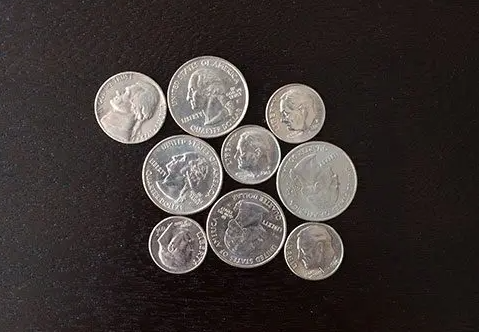
#> input picture app/segmentation/watershed test/coins2.png, 479 x 332 px
$ python general_algorithm.py
#> lines starting #> are read from the running program, lines starting #| are printed output that depends on the picture; after the words box and inside, x2 and y2 are one past the last pixel; in counts of white or black regions, pixels touching at a corner belong together
import cv2
import matplotlib.pyplot as plt
import numpy as np

def watershed_segmentation(image_path,
                           blur_kernel_size=(5, 5),
                           morph_kernel_size=(3, 3),
                           morph_iterations=2,
                           distance_threshold=0.7,
                           adaptive_threshold=False,
                           closing_operation=True,
                           dilate_iterations=3,
                           invert_background=True):
    """
    Função para segmentação de imagens usando o algoritmo Watershed.

    Parâmetros:
    - image_path (str): Caminho para a imagem.
    - blur_kernel_size (tuple): Tamanho do kernel para o filtro Gaussiano.
    - morph_kernel_size (tuple): Tamanho do kernel para operações morfológicas.
    - morph_iterations (int): Número de iterações para operações morfológicas.
    - distance_threshold (float): Fator para limiarização da transformada de distância.
    - adaptive_threshold (bool): Usa limiarização adaptativa se True, senão usa Otsu.
    - closing_operation (bool): Aplica fechamento (MORPH_CLOSE) se True, abertura se False.
    - dilate_iterations (int): Número de iterações na dilatação do fundo.
    - invert_background (bool): Inverte imagem se fundo for claro.
    """
#> called with image_path = 'coins2.png', blur_kernel_size = (5, 5), morph_kernel_size = (3, 3), morph_iterations = 2, distance_threshold = 0.7, adaptive_threshold = False, closing_operation = True, dilate_iterations = 3

    # Lê a imagem
    image = cv2.imread(image_path)
#> image is the input picture: shape (332, 479, 3); mean B, G, R 54.1, 56, 63

    # Converte a imagem de BGR para RGB
    image_rgb = cv2.cvtColor(image, cv2.COLOR_BGR2RGB)

    # Converte para escala de cinza
    gray = cv2.cvtColor(image, cv2.COLOR_BGR2GRAY)

    # Inverte fundo claro se necessário
    if invert_background and np.mean(gray) > 127:
        gray = cv2.bitwise_not(gray)

    # Remove ruídos com filtro Gaussiano
    blur = cv2.GaussianBlur(gray, blur_kernel_size, 0)

    # Limiarização adaptativa ou Otsu
    if adaptive_threshold:
        binary = cv2.adaptiveThreshold(blur, 255,
                                       cv2.ADAPTIVE_THRESH_GAUSSIAN_C,
                                       cv2.THRESH_BINARY_INV, 11, 2)
    else:
        _, binary = cv2.threshold(blur, 0, 255, cv2.THRESH_BINARY + cv2.THRESH_OTSU)
#> binary: shape (332, 479); 22.4% white; 2 white regions (1 under 20 px), largest, box (x1, y1, x2, y2) and area: (94, 56, 357, 280) 35633

    # Operações Morfológicas
    kernel = np.ones(morph_kernel_size, np.uint8)
    morph_type = cv2.MORPH_CLOSE if closing_operation else cv2.MORPH_OPEN
    morph = cv2.morphologyEx(binary, morph_type, kernel, iterations=morph_iterations)
#> morph: shape (332, 479); 23% white; 1 white region, box (x1, y1, x2, y2) and area: (94, 56, 357, 280) 36530

    # Define o fundo certo (dilatação)
    sure_bg = cv2.dilate(morph, kernel, iterations=dilate_iterations)
#> sure_bg: shape (332, 479); 26.5% white; 1 white region, box (x1, y1, x2, y2) and area: (91, 53, 360, 283) 42090

    # Encontra o primeiro plano (objetos) usando a distância Euclidiana
    dist_transform = cv2.distanceTransform(morph, cv2.DIST_L2, 5)
    _, sure_fg = cv2.threshold(dist_transform, distance_threshold * dist_transform.max(), 255, 0)
#> sure_fg: shape (332, 479) float32; 1.4% white; 9 white regions (4 under 20 px), largest, box (x1, y1, x2, y2) and area: (194, 84, 221, 111) 551, (169, 162, 196, 188) 503, (304, 168, 329, 194) 488, (233, 217, 259, 240) 464, (122, 99, 139, 116) 219

    # Define áreas desconhecidas
    sure_fg = np.uint8(sure_fg)
    unknown = cv2.subtract(sure_bg, sure_fg)
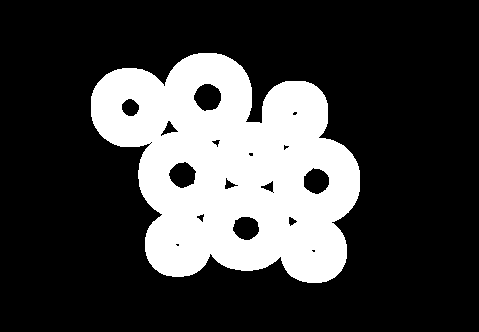
#> unknown: shape (332, 479); 25% white; 1 white region, box (x1, y1, x2, y2) and area: (91, 53, 360, 283) 39834

    # Exibe pré-processamento
    fig, axes = plt.subplots(2, 3, figsize=(18, 6))
    axes[0, 0].imshow(image_rgb)
    axes[0, 0].set_title("Imagem Original")
    axes[0, 0].axis("off")

    axes[0, 1].imshow(gray, cmap='gray')
    axes[0, 1].set_title("Escala de Cinza")
    axes[0, 1].axis("off")

    axes[0, 2].imshow(binary, cmap='gray')
    axes[0, 2].set_title("Imagem Binarizada")
    axes[0, 2].axis("off")

    axes[1, 0].imshow(sure_bg, cmap='gray')
    axes[1, 0].set_title("Fundo Certo")
    axes[1, 0].axis("off")

    axes[1, 1].imshow(dist_transform, cmap='gray')
    axes[1, 1].set_title("Transformada de Distância")
    axes[1, 1].axis("off")

    axes[1, 2].imshow(sure_fg, cmap='gray')
    axes[1, 2].set_title("Primeiro Plano Certo")
    axes[1, 2].axis("off")

    plt.tight_layout()
    plt.show()

    # Watershed
    ret, markers = cv2.connectedComponents(sure_fg)
#> markers: shape (332, 479) int32; 10 distinct labels, from 0 to 9
#> ret = 10
    markers = markers + 1
#> markers: shape (332, 479) int32; 10 distinct labels, from 1 to 10
    markers[unknown == 255] = 0
#> markers: shape (332, 479) int32; 11 distinct labels, from 0 to 10

    # Cópia da imagem para desenhar as bordas
    image_with_borders = image_rgb.copy()

    # Aplica o algoritmo Watershed
    markers = cv2.watershed(image, markers)
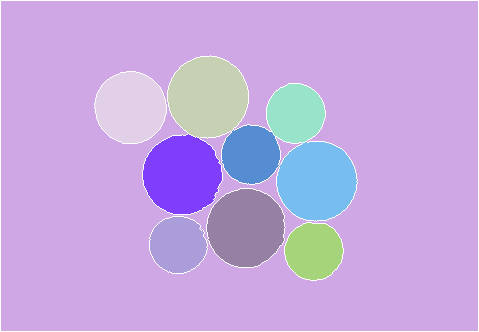
#> markers: shape (332, 479) int32; 11 distinct labels, from -1 to 10; one colour per label, 0 black, -1 white

    # Marca as bordas em vermelho
    image_with_borders[markers == -1] = [255, 0, 0]
#> image_with_borders: shape (332, 479, 3); mean R, G, B 66.3, 54.1, 52.2

    # Cria uma imagem colorida para visualização preenchida
    segmented = np.zeros_like(image_rgb)
    for marker in np.unique(markers):
        if marker == -1:
            segmented[markers == marker] = [255, 0, 0]
        elif marker == 1:
            segmented[markers == marker] = [0, 0, 0]
        else:
            color = np.random.randint(0, 255, size=3)
            segmented[markers == marker] = color
#> this loop made 11 passes
#> color on passes 3 to 11: [172, 47, 117], [192, 67, 251], [195, 103, 9], [211, 21, 242], [36, 87, 70], [216, 88, 140], [58, 193, 230], [39, 87, 174], [88, 81, 165]
#> marker on pass 1: -1

    # Exibe os resultados finais
    fig, axes = plt.subplots(1, 2, figsize=(16, 6))
    axes[0].imshow(image_with_borders)
    axes[0].set_title("Watershed com Bordas")
    axes[0].axis("off")

    axes[1].imshow(segmented)
    axes[1].set_title("Watershed Preenchido")
    axes[1].axis("off")

    plt.show()

# ===========================
# 🔥 USANDO A FUNÇÃO:
# ===========================

# Exemplo básico com parâmetros padrão
watershed_segmentation("coins2.png")

# Exemplo com parâmetros customizados
watershed_segmentation("caps.png",
                       blur_kernel_size=(7, 7),
                       morph_kernel_size=(5, 5),
                       morph_iterations=3,
                       distance_threshold=0.5,
                       adaptive_threshold=True,
                       closing_operation=False,
                       dilate_iterations=4)
#> call 2 of watershed_segmentation, with image_path = 'caps.png', blur_kernel_size = (7, 7), morph_kernel_size = (5, 5), morph_iterations = 3, distance_threshold = 0.5, adaptive_threshold = True, closing_operation = False, dilate_iterations = 4
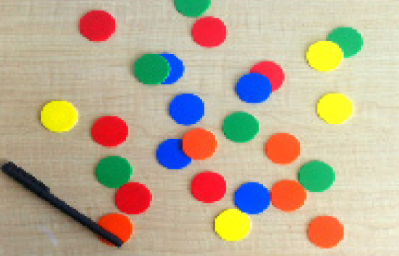
#> input picture app/segmentation/watershed test/caps.png, 399 x 256 px
#> in watershed_segmentation, image is the input picture: shape (256, 399, 3); mean B, G, R 146.9, 172.2, 187.7
#> in watershed_segmentation (call 2), `binary = cv2.adaptiveThreshold(blur, 255, cv2.ADAPTIVE_THRESH_GAUSSIAN..`:
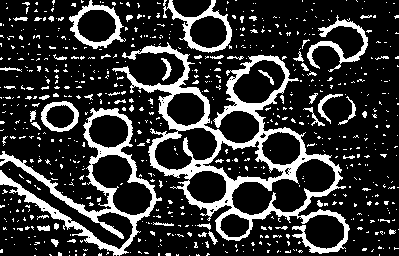
#> binary: shape (256, 399); 20.2% white; 685 white regions (629 under 20 px), largest, box (x1, y1, x2, y2) and area: (112, 42, 350, 254) 8507, (0, 108, 162, 256) 3999, (163, 0, 232, 53) 904
#> in watershed_segmentation (call 2), `morph = cv2.morphologyEx(binary, morph_type, kernel, iterations=morph_..`: morph: shape (256, 399); every value is 0
#> in watershed_segmentation (call 2), `dist_transform = cv2.distanceTransform(morph, cv2.DIST_L2, 5)`: dist_transform: shape (256, 399) float32; every value is 0
#> in watershed_segmentation (call 2), `ret, markers = cv2.connectedComponents(sure_fg)`: ret = 1
#> in watershed_segmentation (call 2), `markers = markers + 1`: markers: shape (256, 399) int32; every value is 1
#> in watershed_segmentation (call 2), `markers = cv2.watershed(image, markers)`:
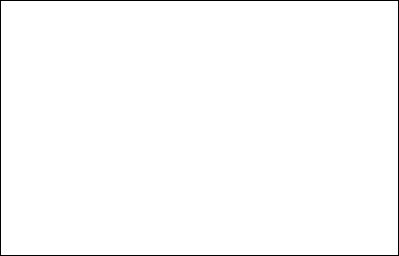
#> markers: shape (256, 399) int32; values -1 (black) and 1 (white), 98.7% white; black in thin lines or dots
#> in watershed_segmentation (call 2), `image_with_borders[markers == -1] = [255, 0, 0]`:
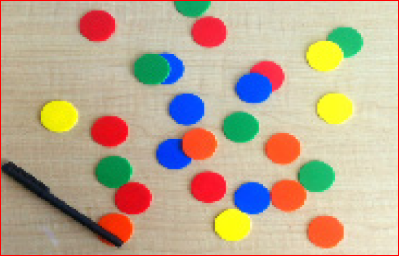
#> image_with_borders: shape (256, 399, 3); mean R, G, B 188.4, 169.8, 144.8
#> the loop in watershed_segmentation (call 2), `for marker in np.unique(markers):` made 2 passes
#> after the loop in watershed_segmentation (call 2), `for marker in np.unique(markers):`:
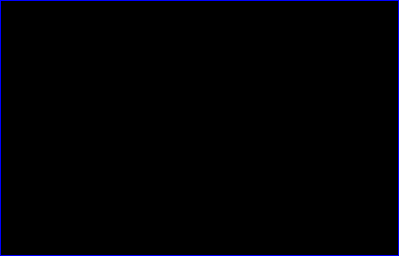
#> segmented: shape (256, 399, 3); mean of channels 0, 1, 2 3.3, 0, 0; drawn as B, G, R
